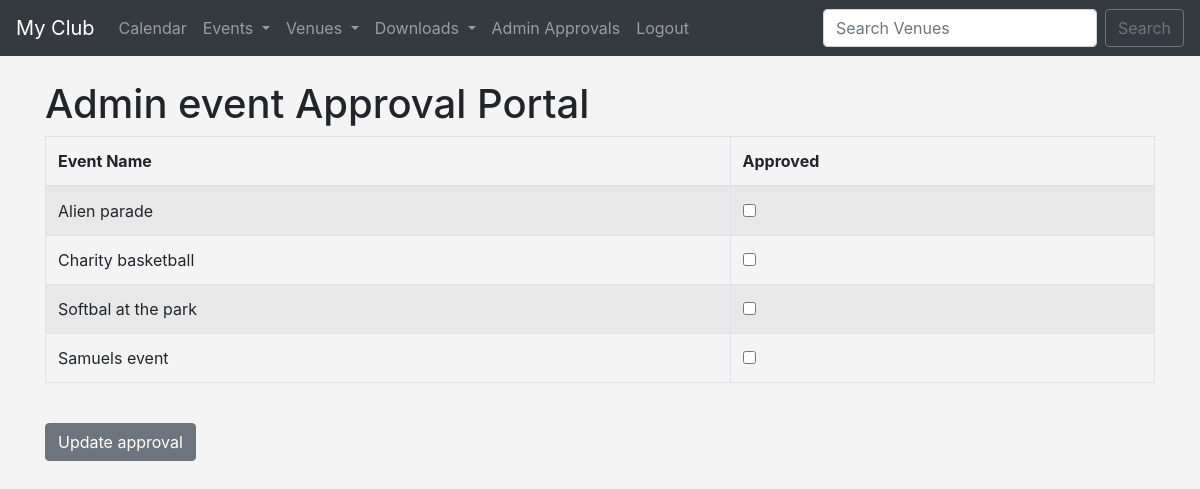
Page /admin_approval (signed in) on the earlier database version.
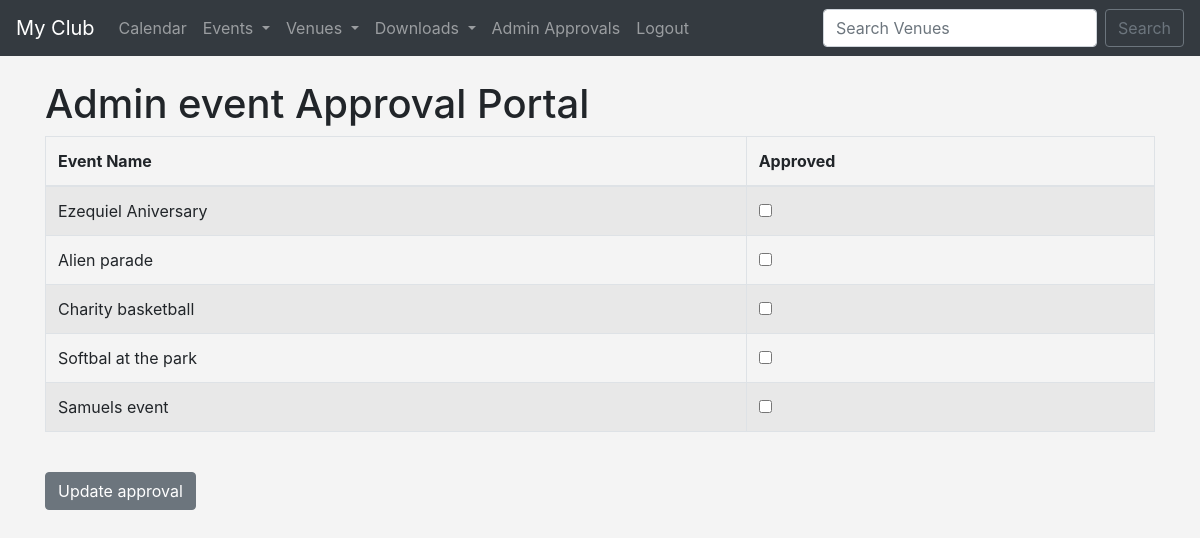
Same page on the later database version.
### events/models.py (models this page shows, shortened)
class Event(models.Model):
    name = models.CharField('Event name', max_length=128)
    event_date = models.DateTimeField('Event date')
    venue = models.ForeignKey(Venue, blank=True, null=True, on_delete=models.CASCADE)
    manager = models.ForeignKey(User, blank=True, null=True, on_delete=models.SET_NULL)
    description = models.TextField(blank=True)
    attendees = models.ManyToManyField(MyClubUser, blank=True)
    approved = models.BooleanField('Approved', default=False)
    def __str__(self):
        return self.name

### events/views.py (the view)
# urls.py: path('admin_approval', views.admin_approval, name='admin-approval'),
def admin_approval(request):
    event_list = Event.objects.all().order_by('-event_date')
    if request.user.is_superuser:
        if request.method == "POST":
            id_list = request.POST.getlist("boxes")
            event_list.update(approved=False)
            for id in id_list:
                 Event.objects.filter(pk=int(id)).update(approved=True)
            messages.success(request, ("Event list has been updated"))
            return redirect('list-events')
        else:
            return render(request, 'events/admin_approval.html', {
                'event_list': event_list
        })
    else:
        messages.success(request, ("You aren't authorized"))
        return redirect('home')
    return render(request, 'events/admin_approval.html', {
    })

### events/templates/events/admin_approval.html (shortened to what this page needs)
{% extends 'events/base.html' %}
    {% block content %}
    {% if user.is_authenticated %}
        <h1>Admin event Approval Portal</h1>
        <form action="" method="POST">
            <table class="table table-striped table-hover table-bordered">
                <thead>
                    <tr>
                        <th scope="col">Event Name</th>
                        <th scope="col">Approved</th>
                    </tr>
                </thead>
                <tbody>
                    {% for event in event_list %}
                        <tr>
                            <td>
                                {{ event }}
                            </td>
                            <td>
                                {% if event.approved %}
                                    <div class="form-check">
                                        <input class="form-check-input" type="checkbox" checked="checked" name="boxes" value="{{ event.id }}">
                                    </div>
                                {% else %}
                                    <div class="form-check">
                                        <input class="form-check-input" type="checkbox" name="boxes" value="{{ event.id }}">
                                    </div>
                                {% endif %}
                            </td>
                        </tr>
                    {% endfor %}
                </tbody>
            </table>
            <br>
            <button class="btn btn-secondary" type="submit">Update approval</button>
    {% endif %}
{% endblock %}

Differences in the rows shown:
added Event: name "Ezequiel Aniversary"
